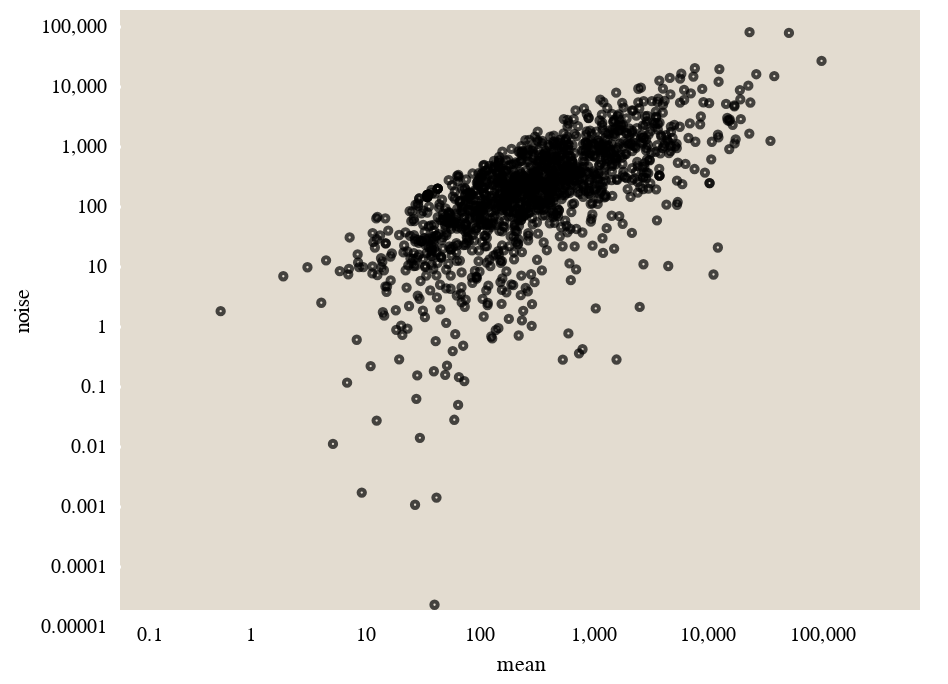

Source (notebook cell):
### Code cell
chart = alt.Chart(glucose)
point = chart.mark_point(size=10).encode(
        x=alt.X('mean:Q',  scale={'type':'log'}),
        y=alt.Y('noise:Q', scale={'type': 'log'}))
point

### Figure 1 — Vega-Lite specification as saved in the notebook (floating-point values rounded to 4 significant figures; data arrays with more than 128 entries replaced by an {"elided": "..."} marker saying what was removed)
{"config": {"background": "white", "group": {"fill": "#E3DCD0"}, "view": {"strokeWidth": 0, "height": 300, "width": 400, "fill": "#E3DCD0"}, "mark": {"strokeWidth": 0.5, "stroke": "black"}, "axis": {"domainColor": null, "labelFont": "Lucida Sans", "titleFont": "Lucida Sans", "titleFontWeight": 400, "grid": false, "ticks": true, "tickColor": "white", "tickOffset": 8, "tickWidth": 1.5}, "range": {"category": ["#D56C55", "#738FC1", "#7AA974", "#AB85AC", "#7E9D90", "#905426", "#EAC264"]}, "legend": {"labelFont": "Lucida Sans", "titleFont": "Lucida Sans", "titleFontWeight": 400}, "title": {"font": "Lucida Sans", "fontWeight": 400, "anchor": "middle"}}, "data": {"name": "data-3b0bcfc98e1f56edbe3a932a831abc04"}, "mark": {"type": "point", "size": 10}, "encoding": {"x": {"type": "quantitative", "field": "mean", "scale": {"type": "log"}}, "y": {"type": "quantitative", "field": "noise", "scale": {"type": "log"}}}, "$schema": "https://vega.github.io/schema/vega-lite/v3.4.0.json", "datasets": {"data-3b0bcfc98e1f56edbe3a932a831abc04": {"elided": "1314 records"}}}
